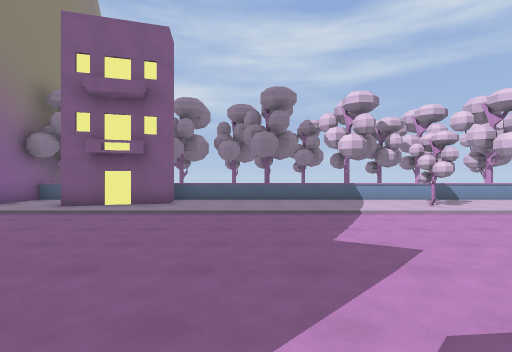
view 1 (above)

15 first-person views from a walk through a 3-D level made in the Godot game engine. The camera is 1.5 m above the floor, looks level and sees 80° across. The floor is counted in squares, 2 m on a side. Each view is taken from the middle of a square. On the plan, view 1 faces up. The plan holds only what a view shows up to about 10 squares ahead; the rest is blank. The place goes on beyond the plan. Flat picture figures and markers are left out.

view 2
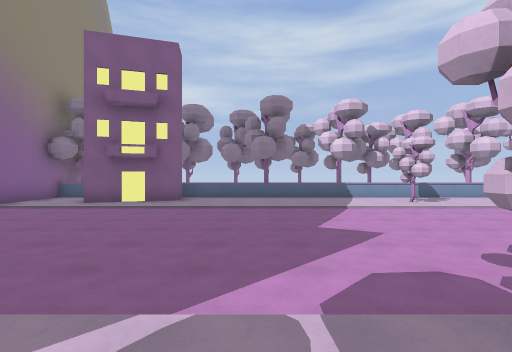

view 3
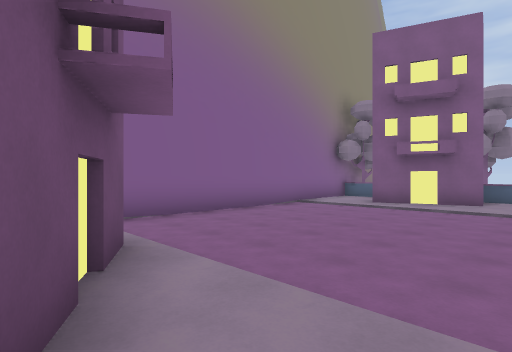

view 4
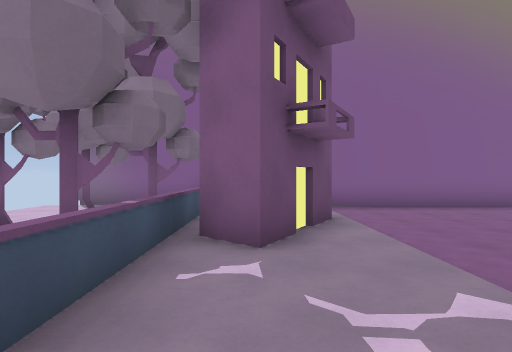

view 5
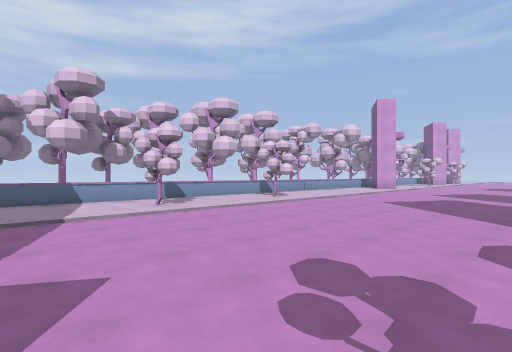

view 6
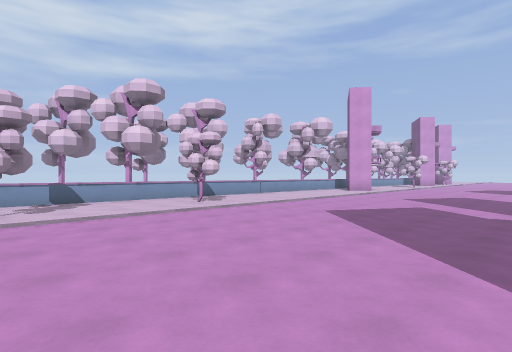

view 7
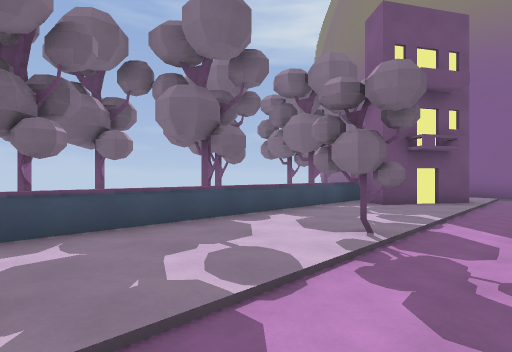

view 8
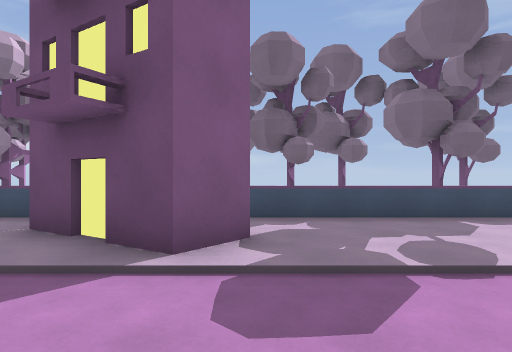

view 9
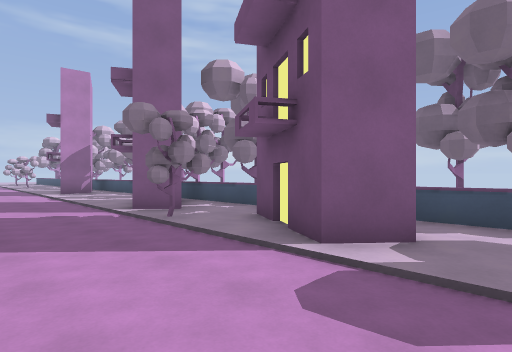

view 10
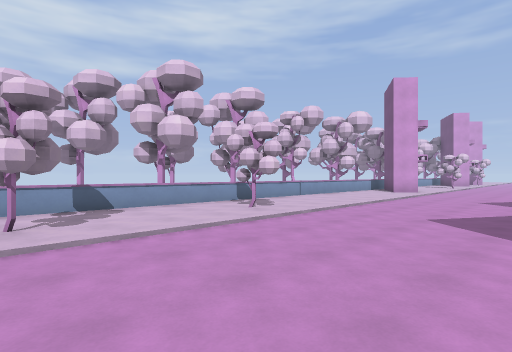

view 11
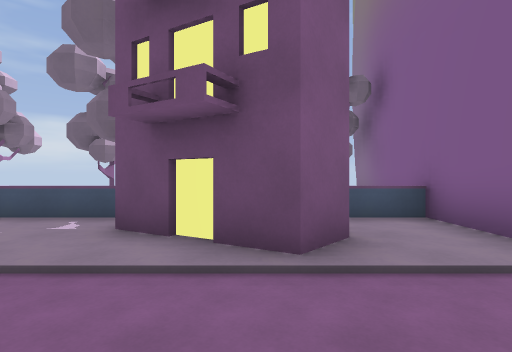

view 12
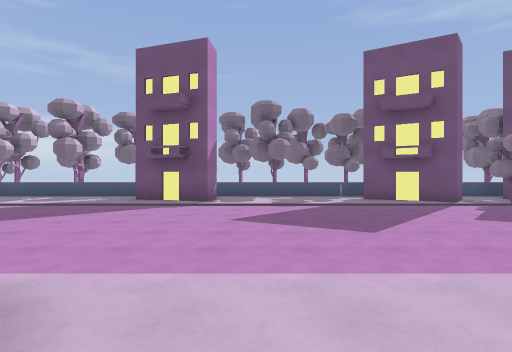

view 13
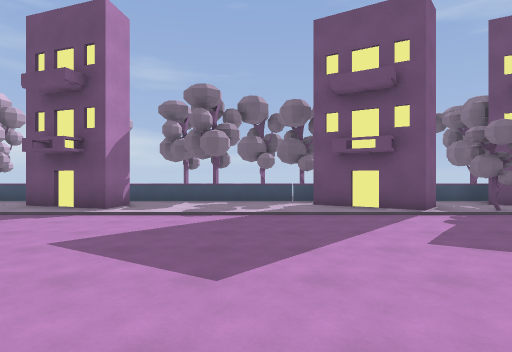

view 14
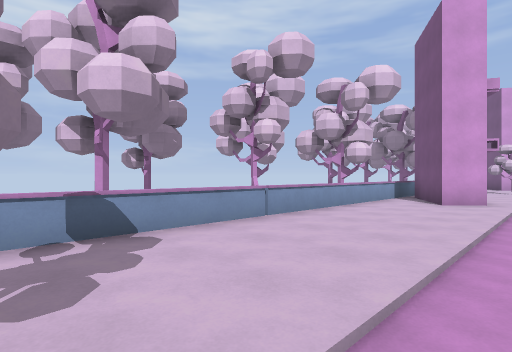

view 15
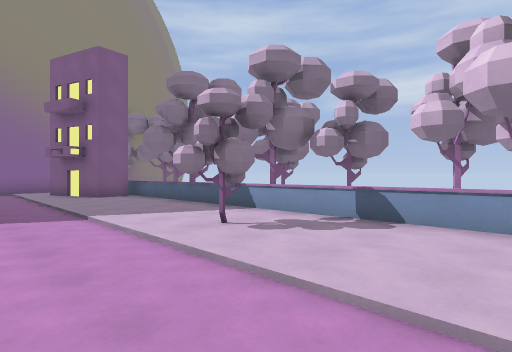

### Floor plan
Key: @ floor where view 1 was taken; # wall or solid block; x gap in a wall; . floor; = window, fence, low wall or low ledge.
Columns run from 7 left of view 1 to 21 right of it. Each row starts with its distance up from view 1.
 11             x
 10 #=  ===========#========#===
  9 #.  #.....................##
  8 #..##.......#...#........##
  7 #..........#...............
  6 #..........................
  5 #...........................
  4 #...........................
  3 #............................
  2 #............................
  1 #............................
  0 #.##...@.#...#..###......#...
 -1 #..##........##x####.....##..
 -2 #===#=========#====#======  =
 -3 #                     #
 -4 #
 -5 #...#
 -6 #..

Where each view was taken, in squares from view 1:
view 1: 0 up, 0 right, facing up
view 2: 1 down, 0 right, facing up
view 3: 1 down, 1 left, facing up-left
view 4: 1 down, 1 right, facing left
view 5: 1 up, 1 right, facing up-right
view 6: 1 up, 4 right, facing up-right
view 7: 2 up, 5 right, facing down-left
view 8: 3 up, 5 right, facing down
view 9: 3 up, 4 right, facing down-right
view 10: 3 up, 4 right, facing up-right
view 11: 3 up, 4 left, facing down
view 12: 9 up, 16 right, facing down
view 13: 7 up, 14 right, facing down
view 14: 6 up, 9 right, facing up-right
view 15: 5 up, 8 right, facing up-left
